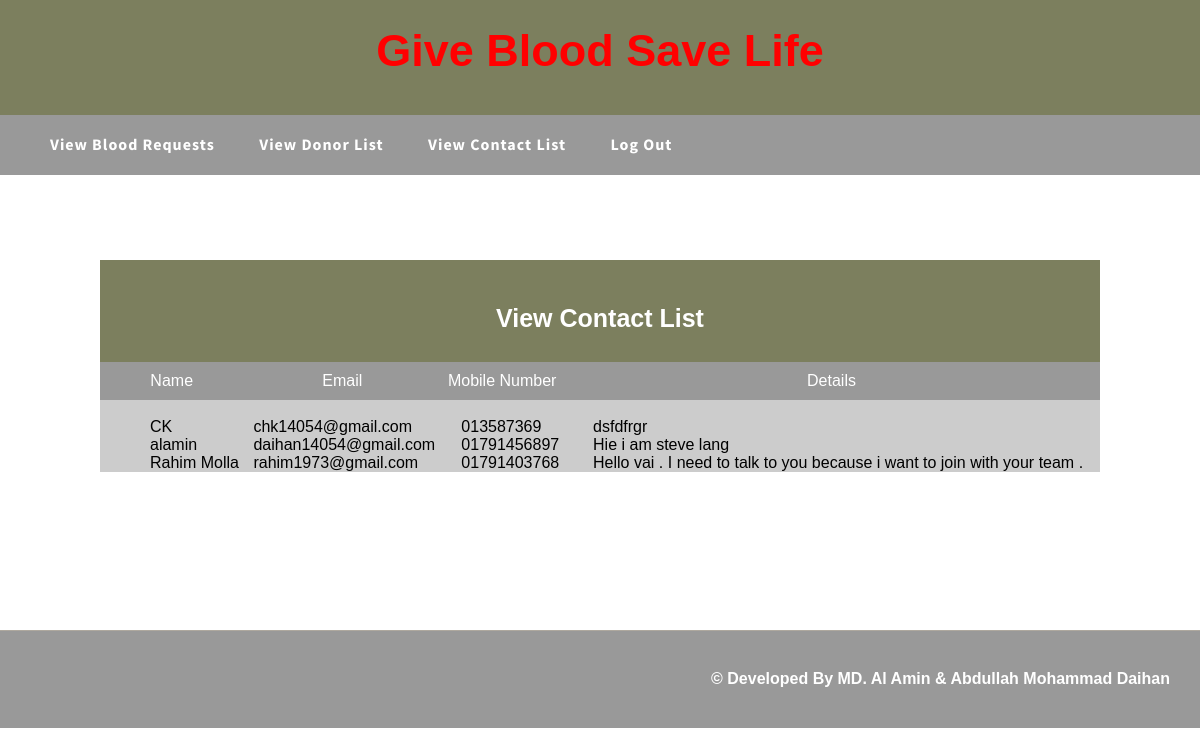
Page /Admin/contactlist.php on the committed database.
### tables this page shows
CREATE TABLE `contacts` (
  `row_id` int(100) NOT NULL,
  `name` varchar(100) NOT NULL,
  `email` varchar(100) NOT NULL,
  `mobile` varchar(100) NOT NULL,
  `subj` varchar(700) NOT NULL
);

### Admin/contactlist.php (the view, shortened to what this page needs)
<!DOCTYPE html PUBLIC "-//W3C//DTD XHTML 1.0 Transitional//EN" "http://www.w3.org/TR/xhtml1/DTD/xhtml1-transitional.dtd">
<html xmlns="http://www.w3.org/1999/xhtml">
<head>
<link href="css/lightbox.css" rel="stylesheet" />
    <link href="StyleSheet.css" rel="stylesheet" type="text/css" />
<link href="css/style.css" rel="stylesheet" type="text/css" media="all" />
<link href="css/flexslider.css" rel="stylesheet" type="text/css" media="all" />
</head>
<body>
<?php include('function.php'); ?>
 <div class="hdd">
<div class="wrap">
<div class="header">
			Give Blood Save Life
	</div>
	</div>
</div>
<div class="nav_bg">
<div class="wrap">
		<ul class="nav">
			<li><a href="viewrequest.php">View Blood Requests</a></li>
			<li><a href="donorlist.php">View Donor List</a></li>
			<li><a href="contactlist.php">View Contact List</a></li>
             <li><a href="logout.php">Log Out</a></li>
            </ul>
	</div><br><br>
<div style="height:auto; width:1000px; margin:auto; margin-top:50px; margin-bottom:50px; background-color:#CCC;">
     <form method="post" enctype="multipart/form-data">
 <table cellpadding="20" cellspacing="20" width="1000px" height="200px"  style="margin:auto" >
   <tr bgcolor="#CCC"><td colspan="7" align="center" class="hddd"><br>View Contact List<br><br></td></tr>
 <tr style="background-color:#999" align="center" class="ff">
             <td class="ff" >Name</td><td >Email</td><td >Mobile Number</td><td >Details</td>
        </tr>
   <tr><td>&nbsp;</td><td>&nbsp;</td></tr>
<?php
$cn=mysqli_connect("localhost","root","","bloodbank");
$s="select * from contacts";
	$result=mysqli_query($cn,$s);
	while($data=mysqli_fetch_array($result))
	{
				echo"<tr><td  style=' padding-left:50px'>$data[1]</td><td  style=' padding-left:10px'>$data[2]</td><td  style=' padding-left:20px'>$data[3]</td><td  style=' padding-left:30px'>$data[4]</td></tr>";
			}
			?>
</table>
</form>
        </div>
          	<br><br><br><br><br><br>
<div class="ftr-bg">
<div class="wrap">
<div class="footer">
		<?php include('footer.php');?>
</div>
</div>
</div>
</body>
</html>

### Admin/css/lightbox.css (style rules this page uses)
body:after { content: url(../img/close.png) url(../img/loading.gif) url(../img/prev.png) url(../img/next.png); display: none; }

### Admin/css/style.css (style rules this page uses)
html,body,div,span,applet,object,iframe,h1,h2,h3,h4,h5,h6,p,blockquote,pre,a,abbr,acronym,address,big,cite,code,del,dfn,em,img,ins,kbd,q,s,samp,small,strike,strong,sub,sup,tt,var,b,u,i,dl,dt,dd,ol,nav ul,nav li,fieldset,form,label,legend,table,caption,tbody,tfoot,thead,tr,th,td,article,aside,canvas,details,embed,figure,figcaption,footer,header,hgroup,menu,nav,output,ruby,section,summary,time,mark,audio,video { margin:0;padding:0;border:0;font-size:100%;font:inherit;vertical-align:baseline; }
ol,ul { list-style:none;margin:0;padding:0; }
table { border-collapse:collapse;border-spacing:0; }
a { text-decoration:none; }
body { font-family: Arial, Geneva,Helvetica, sans-serif; font-size: 100%; }
.wrap { margin:0 auto; width:80%; }
.nav_bg { background:#999; height:60px; }
.nav li { display:inline-block; }
.nav li a { font-family: 'Source Sans Pro', sans-serif; line-height:1.8em; display:block; text-decoration:none; font-weight:bold; color: #FFF; padding:15px 20px; font-size: 1em; text-transform: capitalize; letter-spacing:1px; }
.ftr-bg { background: #999; border-top: 1px solid rgba(214, 195, 167, 0.34); }
.footer { padding:3% 0; }
@media only screen and (max-width: 1280px) { .wrap { width:95%; } }

### Admin/contactlist.php (style rules this page uses)
.hdd { height: 90px; background: #7c7f5e; color: red; padding-top: 25px; font-size: 45px; text-align: center; font-weight: bold; }
.hddd { height: 80px; background: #7c7f5e; color: #fff; padding-top: 15px; font-size: 25px; text-align: center; font-weight: bold; }
.ff { padding: 10px; color:#fff; }

### rows in the picture
contacts: name "CK", email "chk14054@gmail.com", mobile "013587369", subj "dsfdfrgr"
contacts: name "alamin", email "daihan14054@gmail.com", mobile "01791456897", subj "Hie i am steve lang"
contacts: name "Rahim Molla", email "rahim1973@gmail.com", mobile "01791403768", subj "Hello vai . I need to talk to you because i want to join with your team ."
